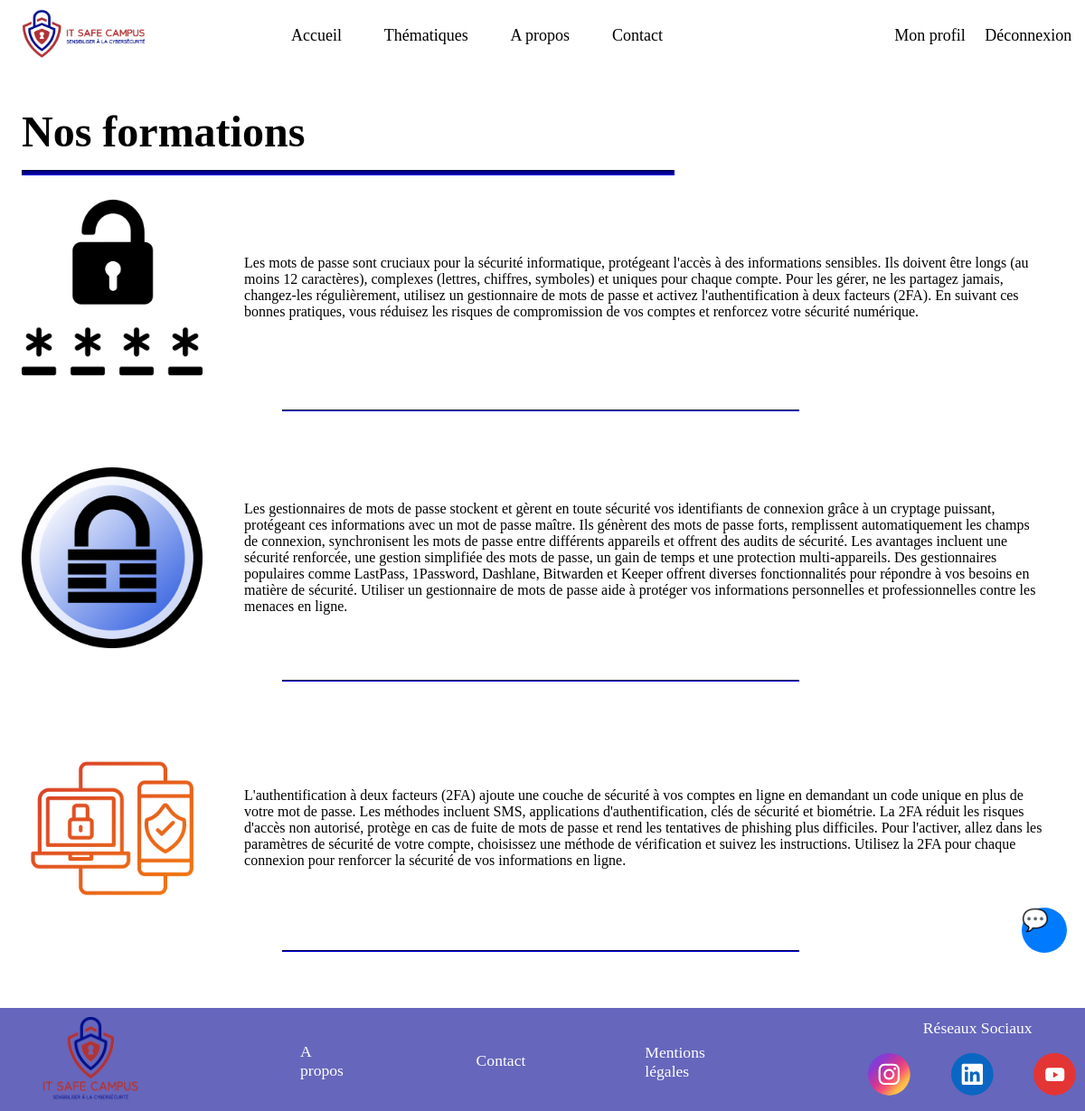
Screenshot of /index.php?page=7&id_thematique=2 (signed in) with the database file from the repository.
### tables this page shows
CREATE TABLE IF NOT EXISTS `formations` (
  `id_formation` int NOT NULL AUTO_INCREMENT,
  `id_thematique` int NOT NULL,
  `nom_formation` varchar(60) NOT NULL,
  `description` longtext NOT NULL,
  `URL` varchar(60) NOT NULL,
  PRIMARY KEY (`id_formation`),
  KEY `id_thematique` (`id_thematique`)
);

### liste_formation.php (called while the page is built)
<?php
    require_once ("vue/vue_liste_formation.php");
?>

### modele/modele.php (called while the page is built, shortened)
<?php
	class Modele {
		private $pdo ;
		public function __construct(){
			$creds_data = json_decode(file_get_contents('creds.json'), true);
                        $key = $creds_data['bdd'];
			$this -> pdo = null;
			try{
				$this -> pdo = new PDO("mysql:host=db;dbname=itsafecampus","user",$key, array(PDO::MYSQL_ATTR_INIT_COMMAND => "SET NAMES utf8"));
			}
			catch(PDOException $exp){
				echo "Impossible de se connecter au serveur Mysql / itsafecampus";
				echo $exp -> getMessage();
			}
		}
		public function selectWhereFormations ($id_thematique){
			if($this -> pdo != null){
				$requete = "SELECT * from formations where id_thematique = :id_thematique ;";
				$donnees = array (":id_thematique" => $id_thematique);
				$select = $this -> pdo -> prepare ($requete);
				$select -> execute($donnees);
				return $select -> fetchAll();
			}else{
				return null;
			}
		}
	}
?>

### controleur/controleur.php (called while the page is built, shortened)
<?php
    require_once ("modele/modele.php");
    class Controleur
    {
        private $unModele;
        public function __construct(){
            $this -> unModele = new Modele();
        }
        public function selectWhereFormations ($id_thematique){
            return $this -> unModele -> selectWhereFormations ($id_thematique);
        }
    }
?>

### vue/vue_liste_formation.php (the view, shortened to what this page needs)
<?php
    if(isset($_GET['id_thematique'])){
        $id_thematique = $_GET['id_thematique'];
?>
    <div class="titre_thematique">
        <h2>Nos formations</h2>
        <hr style="width: 60%;">
    </div>
    <?php
        $lesFormations = $unControleur -> selectWhereFormations($id_thematique);
        foreach ($lesFormations as $uneFormation) {
    ?>
        <div class="thematique_liste">
            <div class="image_thematique" style="flex-direction: column;align-items: center;">
                <a href="index.php?page=5&id_thematique=<?php echo $uneFormation['id_thematique']; ?>
                &id_formation=<?php echo $uneFormation['id_formation']; ?>">
                    <img src="<?php echo "images/".$uneFormation['URL']; ?>" alt="" style=""/>
                </a>
            </div>
            <div class="resume">
                <p><?php echo $uneFormation['description']; ?></p>
            </div>
        </div>
        <div class="separation">
            <hr>
        </div>
    <?php
        }
    ?>
<?php
    }
?>
<div id="open-chat-button" onclick="toggleChat()">💬</div>

### main.css (style rules this page uses)
body { width: 100%; margin: 0; height: 100%; }
a { text-decoration: none; }
hr { width: 95%; height: 0.5%; background: #00008F; margin-left: 2%; margin-top: -25; border-color: #00008F; }
h2 { width: auto; height: auto; color: #000; font-family: Quicksand; font-size: 300%; margin-left: 2%; }
#open-chat-button { position: fixed; bottom: 175px; right: 20px; width: 50px; height: 50px; background: #007bff; border-radius: 50%; color: #fff; border: none; cursor: pointer; font-size: 24px; display: flex; justify-content: center; align-items: center; }
.thematique_liste { display: flex; margin-top: 2%; margin-left: 2%; margin-right: 2%; margin-bottom: 2%; gap: 4%; align-items: center; flex-direction: row; }
.resume { margin-right: 2%; }
.separation { width: 50%; height: 5%; align-items: center; margin-left: 25%; margin-top: 5%; }
.image_thematique img { margin-left: 0%; max-width: 200; }

### rows the page displays
formations: URL (picture), description "Les mots de passe sont cruciaux pour la sécurité informatique, protégeant l'accès à des informations sensibles. Ils doivent être longs (au moins 12 caractères), complexes (lettres, chiffres, symboles) et uniques pour chaque compte. Pour les gérer, ne les partagez jamais, changez-les régulièrement, utilisez un gestionnaire de mots de passe et activez l'authentification à deux facteurs (2FA). En suivant ces bonnes pratiques, vous réduisez les risques de compromission de vos comptes et renforcez votre sécurité numérique."
formations: URL (picture), description "Les gestionnaires de mots de passe stockent et gèrent en toute sécurité vos identifiants de connexion grâce à un cryptage puissant, protégeant ces informations avec un mot de passe maître. Ils génèrent des mots de passe forts, remplissent automatiquement les champs de connexion, synchronisent les mots de passe entre différents appareils et offrent des audits de sécurité. Les avantages incluent une sécurité renforcée, une gestion simplifiée des mots de passe, un gain de temps et une protection multi-appareils. Des gestionnaires populaires comme LastPass, 1Password, Dashlane, Bitwarden et Keeper offrent diverses fonctionnalités pour répondre à vos besoins en matière de sécurité. Utiliser un…"
formations: URL (picture), description "L'authentification à deux facteurs (2FA) ajoute une couche de sécurité à vos comptes en ligne en demandant un code unique en plus de votre mot de passe. Les méthodes incluent SMS, applications d'authentification, clés de sécurité et biométrie. La 2FA réduit les risques d'accès non autorisé, protège en cas de fuite de mots de passe et rend les tentatives de phishing plus difficiles. Pour l'activer, allez dans les paramètres de sécurité de votre compte, choisissez une méthode de vérification et suivez les instructions. Utilisez la 2FA pour chaque connexion pour renforcer la sécurité de vos informations en ligne."
